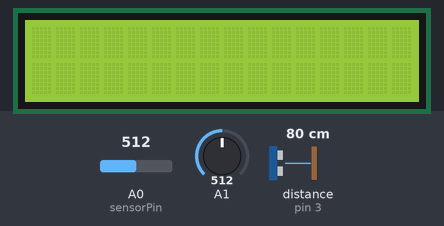
The sketch below on a simulated Arduino Uno, built with avr-gcc and run on an emulated ATmega328P. On the bench: 16×2 character LCD. Wiring (inferred from the names in the program): ultrasonic range finder: trigger pin 2; echo pin 3. Inputs (shaded band) come from the test bench; at power-on: distance to the obstacle (sensor on pin 3) 80 cm, A0 (sensorPin) = 512, A1 = 512. The echo pulse lasts 58.3 µs per cm.

Above: at 1.2 s.
1.3 s: distance to the obstacle (sensor on pin 3) set to 2 cm
At 2.4 s:
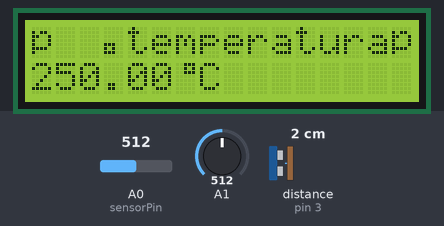
2.8 s: A0 (sensorPin) set to 213
At 3.6 s:
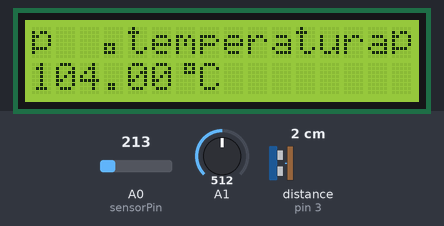
4.3 s: A0 (sensorPin) set to 188
At 5.5 s:
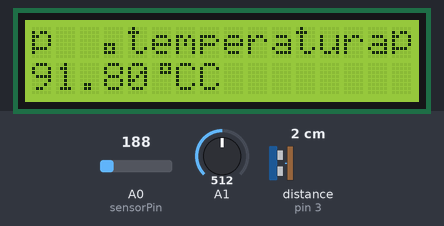
5.8 s: A0 (sensorPin) set to 23
At 6.6 s:
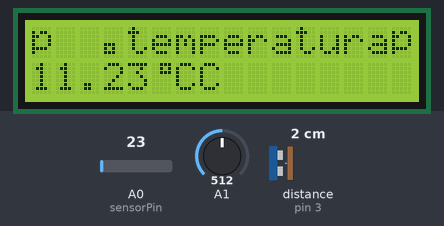
7.4 s: A0 (sensorPin) set to 18
At 8.4 s:
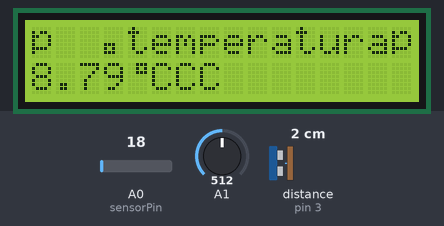
Timing chart, 0 to 9.9 s (numbered marks = the images above; inputs shaded):
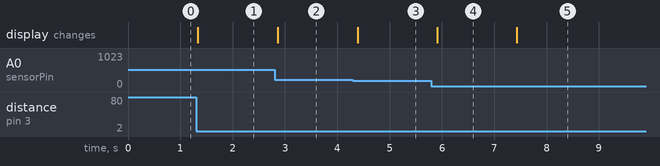

Measured:
- the behaviour switches between 205 and 204 on A0 (sensorPin) (found by bisection; images 2 and 3)
- the behaviour switches between 21 and 20 on A0 (sensorPin) (found by bisection; images 4 and 5)
- after the input at 1.3 s, the display: changes at once (image 1)
- after the input at 2.8 s, the display: changes after 0.06 s (image 2)
- after the input at 4.3 s, the display: changes after 0.09 s (image 3)
- after the input at 5.8 s, the display: changes after 0.11 s (image 4)
- after the input at 7.4 s, the display: changes at once (image 5)

The sketch:

proyecto.ino
```cpp
#include <LiquidCrystal_I2C.h>

//pines led
int led1=13;
int led2=12;
int led3=11;
int led4=10;
int led5=9;
//potenciometro
//int potenciometro=A1;
// ultrasonico
const int trigger=2;
const int echo = 3;

//CREANOS UNA INSTANCIA
LiquidCrystal_I2C lcd(0x27, 16, 2);


//simbolos

// Degree symbol:grados
byte grados[] = {
  B00111,
  B00101,
  B00111,
  B00000,
  B00000,
  B00000,
  B00000,
  B00000
};

// hackaton :D

//definimos el sensor del LM35
#define sensorPin A0 // aqui conectas el sensor de temperatura

void setup (){

  //leds
  digitalWrite(led1,OUTPUT);
  digitalWrite(led2,OUTPUT);
  digitalWrite(led3,OUTPUT);
  digitalWrite(led4,OUTPUT);
  digitalWrite(led5,OUTPUT);

  //ultrasonico
  pinMode(echo,INPUT);
  pinMode(trigger,OUTPUT);
  digitalWrite(trigger,LOW);

  //potenciometro

  //inciamos la pantalla LCD

  lcd.init();
  lcd.backlight();


  //creamos el simbolo de los caracteres'
  lcd.createChar(0,grados);


}


void loop(){
  //obtenemos la lectura con el sensor de temperatura :D
  int lectura = analogRead(sensorPin);

 //convertimos la lectura

  float datos = lectura * (5000/1024.0);

  //convertimos ese voltaje para pasarlo a grados celcius

  float temperatura = datos /10 ;

//ultrasonico
long t;
long d;
 digitalWrite(trigger,HIGH);
 delayMicroseconds(10);
 digitalWrite(trigger,LOW);
  t = pulseIn(echo,HIGH);
  d= t/59;
  if(d<=3)
  {
    // imprimimos

  lcd.setCursor(0,0);
  lcd.print("🌡temperatura🌡");
  lcd.setCursor(0,1);
  lcd.print(temperatura);
  lcd.write(0);
  lcd.print("C");

  //aqui hacemos el hack para escuchar el serial y este serial lo pasara a visual (la temperatura) se pueden hacer estaticos los datos4
  //daniel
  //chirrion
  //30 ans


  delay(100);
  }
//potenciometro
int valorpote = analogRead(A1);
if (valorpote==0)
{
    digitalWrite(led1, LOW);
    digitalWrite(led2, LOW);
    digitalWrite(led3, LOW);
    digitalWrite(led4, LOW);
    digitalWrite(led5, LOW);
} else if (valorpote > 1 && valorpote <= 204.6)
{
    digitalWrite(led1, HIGH);
    digitalWrite(led2, LOW);
    digitalWrite(led3, LOW);
    digitalWrite(led4, LOW);
    digitalWrite(led5, LOW);
  } else if (valorpote >= 204.6 && valorpote <= 409.2) {
    digitalWrite(led1, HIGH);
    digitalWrite(led2, HIGH);
    digitalWrite(led3, LOW);
    digitalWrite(led4, LOW);
    digitalWrite(led5, LOW);
} else if (valorpote >= 409.2 && valorpote <= 613.8) {
    digitalWrite(led1, HIGH);
    digitalWrite(led2, HIGH);
    digitalWrite(led3, HIGH);
    digitalWrite(led4, LOW);
    digitalWrite(led5, LOW);
} else if (valorpote >= 613.8 && valorpote <= 818.4) {
    digitalWrite(led1, HIGH);
    digitalWrite(led2, HIGH);
    digitalWrite(led3, HIGH);
    digitalWrite(led4, HIGH);
    digitalWrite(led5, LOW);
} else if (valorpote >= 818.4 && valorpote <= 1023) {
    digitalWrite(led1, HIGH);
    digitalWrite(led2, HIGH);
    digitalWrite(led3, HIGH);
    digitalWrite(led4, HIGH);
    digitalWrite(led5, HIGH);
  }
}
```
